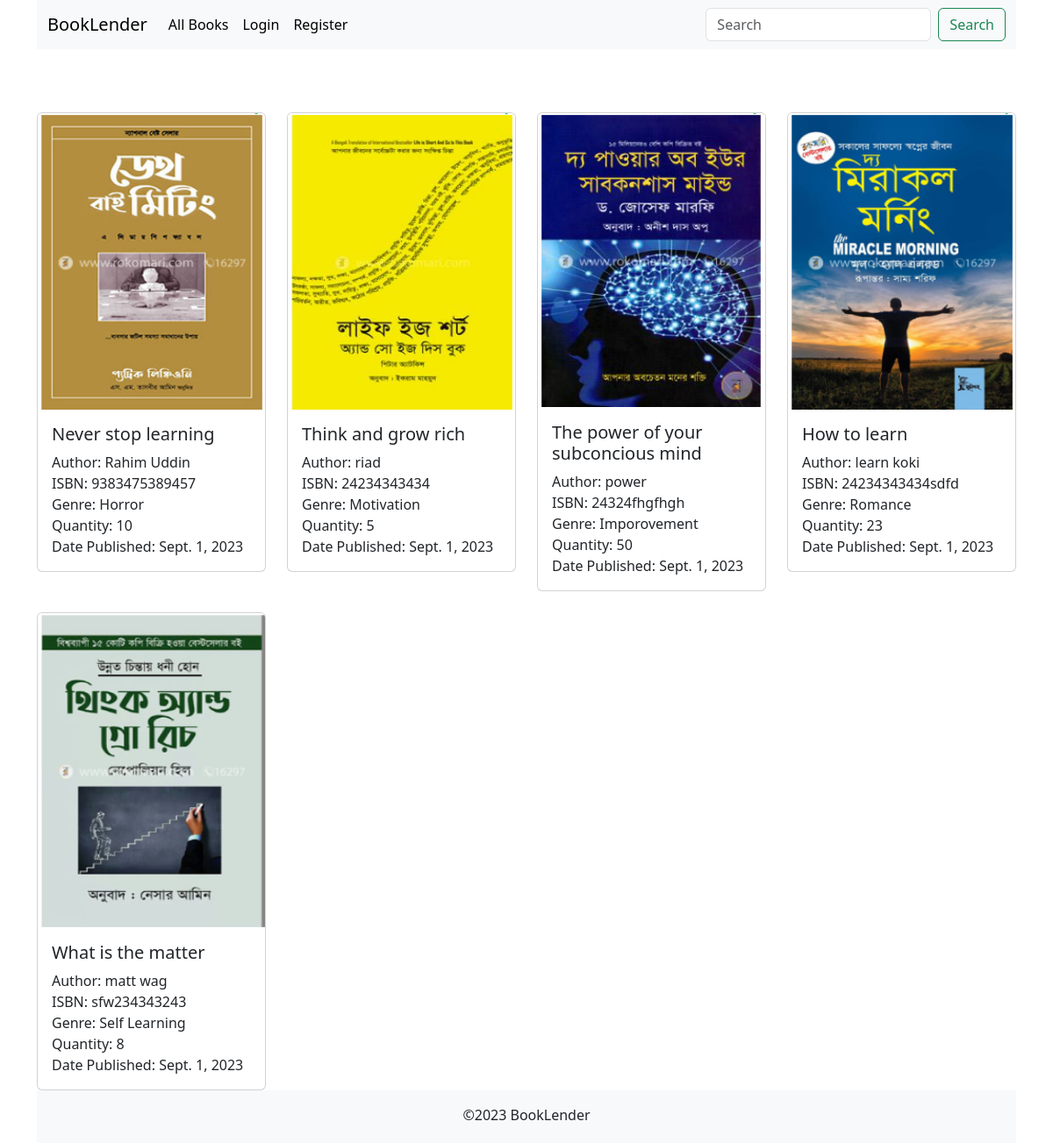
The app's page /, older data.
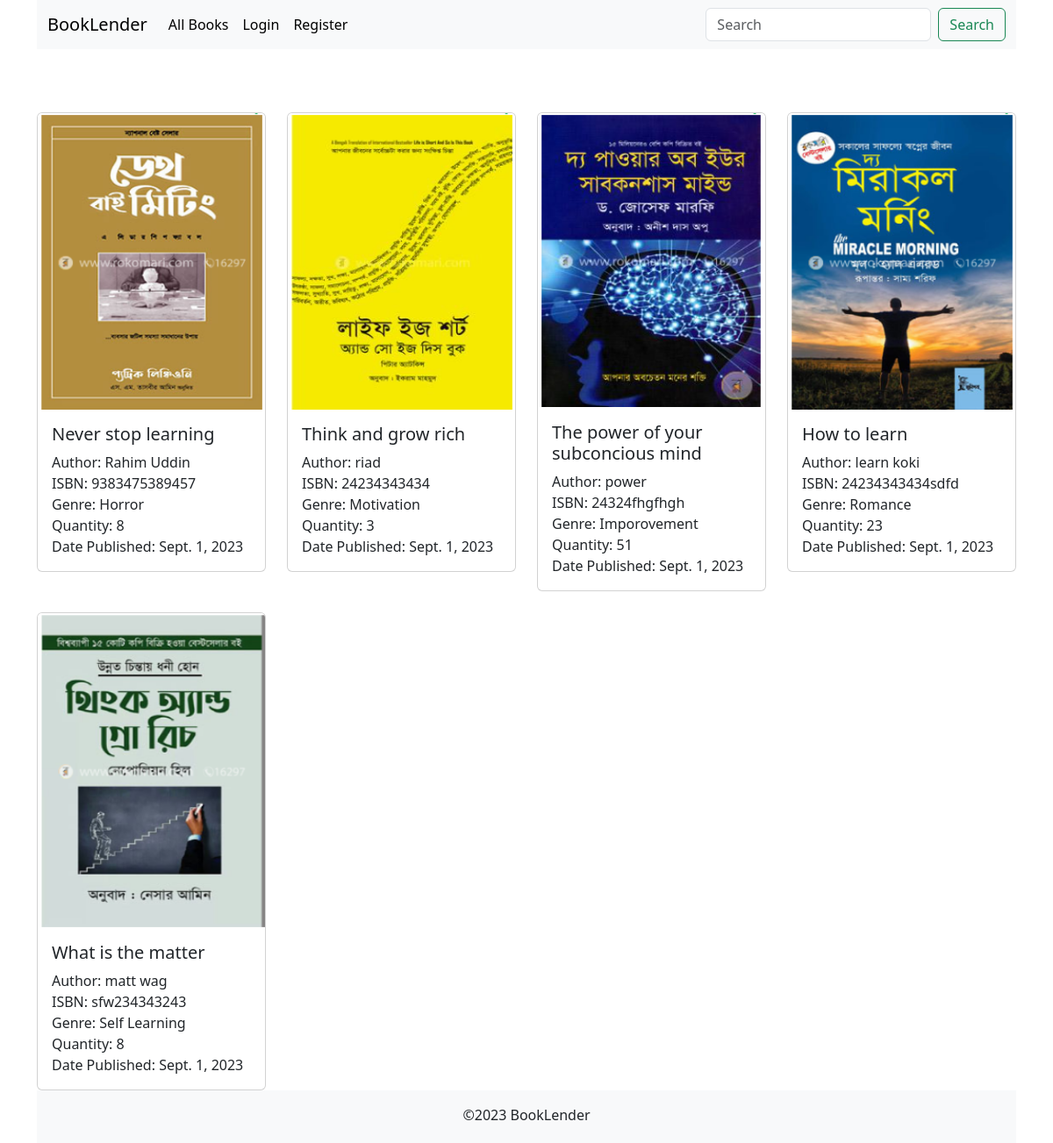
The same page, newer data.
### book/models.py (models this page shows, shortened)
class Book(models.Model):
    title = models.CharField(max_length=200)
    author = models.CharField(max_length=100)
    image = models.ImageField(upload_to='book_images')
    isbn = models.CharField(max_length=100)
    publication_date = models.DateTimeField(auto_now_add=True)
    genre = models.CharField(max_length=100)
    book_no = models.IntegerField()
    is_available = models.BooleanField(default=True)

### book/views.py (the view)
# urls.py: 2. Add a URL to urlpatterns:  path('', views.home, name='home')
def home(request):
    query = request.GET.get('search')
    if query:
        books = Book.objects.filter(title__icontains = query)
    else:
        books = Book.objects.all()
    context = {'books': books}
    return render(request, 'books.html', context)

### book/templates/books.html (shortened to what this page needs)
{% extends 'base.html' %}
{% block body %}
{% if books %}
<div class="row row-cols-1 row-cols-md-4 g-4 mt-5">
  {% for book in books %}
  <div class="col">
    <div class="card">
      <img src="{{ book.image.url }}" class="card-img-top" alt="{{ book.title }}" />
      <div class="card-body">
        <h5 class="card-title">{{ book.title }}</h5>
        <p class="card-text">Author: {{ book.author }}<br>ISBN: {{ book.isbn }}<br>Genre: {{ book.genre }}<br>Quantity: {{ book.book_no }}<br>Date Published: {{ book.publication_date.date }}</p>
      </div>
    </div>
  </div>
  {% endfor %}
</div>
{% else %}
<h4 class="mt-5">Don't find anything what you have search, please try again or go to <a href="{% url 'home' %}">Home Page</a></h4>
{% endif %}
{% endblock body %}

### templates/base.html
{% include 'header.html' %}
{% block body %} {% endblock body %}
{% include 'footer.html' %}

### templates/header.html (shortened to what this page needs)
<!DOCTYPE html>
<html lang="en">
  <head>
    <link
      href="https://cdn.jsdelivr.net/npm/bootstrap@5.3.1/dist/css/bootstrap.min.css"
      rel="stylesheet"
    />
  </head>
  <body>
    <div class="container">
      <nav class="navbar navbar-expand-lg bg-body-tertiary">
        <div class="container-fluid">
          <a class="navbar-brand" href="{% url 'home' %}">BookLender</a>
          <div class="collapse navbar-collapse" id="navbarSupportedContent">
            <ul class="navbar-nav me-auto mb-2 mb-lg-0">
              <li class="nav-item">
                <a class="nav-link active" aria-current="page" href="{% url 'home' %}">All Books</a>
              </li>
              {% if request.user.is_authenticated %}
              <li class="nav-item">
                <a class="nav-link active" aria-current="page" href="{% url 'wishlist' %}">Wishlist</a>
              </li>
              <li class="nav-item">
                <a class="nav-link active" aria-current="page" href="{% url 'borrowlist' %}">Borrowed Books</a>
              </li>
              <li class="nav-item">
                <a class="nav-link active" aria-current="page" href="{% url 'logout' %}">Log out</a>
              </li>
              {% else %}
              <li class="nav-item">
                <a class="nav-link active" aria-current="page" href="{% url 'login' %}">Login</a>
              </li>
              <li class="nav-item">
                <a class="nav-link active" aria-current="page" href="{% url 'register' %}">Register</a>
              </li>
              {% endif %}
            </ul>
            <form class="d-flex" role="search">
              <input
                class="form-control me-2"
                type="search"
                placeholder="Search"
                aria-label="Search"
                name="search"
              />
              <button class="btn btn-outline-success" type="submit">
                Search
              </button>
            </form>
          </div>
        </div>
      </nav>

### templates/footer.html (shortened to what this page needs)
    <footer class="text-center pt-3 pb-1 bg-body-tertiary">
      <p>&copy;2023 BookLender</p>
    </footer>
    </div>
  </body>
</html>

Row changes from the older to the newer data that the page shows:
changed Book "Never stop learning": book_no "10" → "8"
changed Book "Think and grow rich": book_no "5" → "3"
changed Book "The power of your subconcious mind": book_no "50" → "51"
